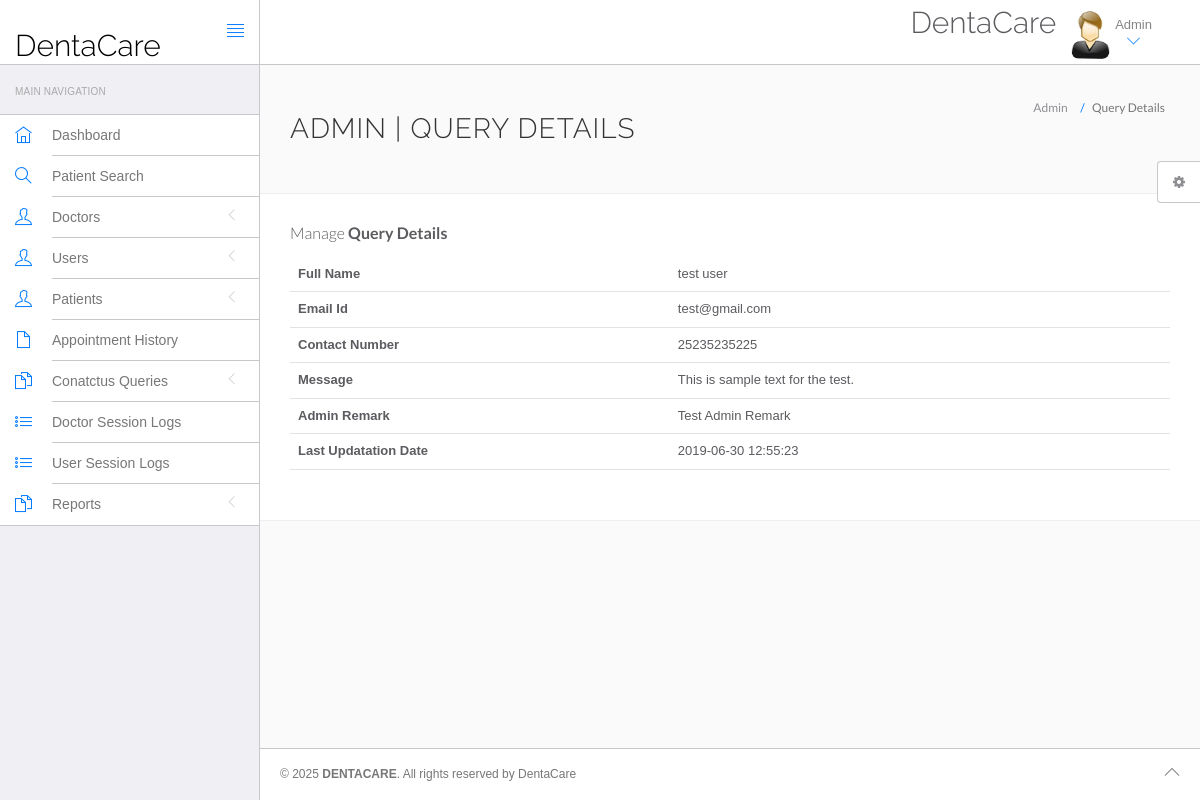
Page /hms/admin/query-details.php?id=1 (signed in) on the committed database.
### tables this page shows
CREATE TABLE `tblcontactus` (
  `id` int(11) NOT NULL,
  `fullname` varchar(255) DEFAULT NULL,
  `email` varchar(255) DEFAULT NULL,
  `contactno` varchar(11) DEFAULT NULL,
  `message` mediumtext DEFAULT NULL,
  `PostingDate` timestamp NULL DEFAULT current_timestamp(),
  `AdminRemark` mediumtext DEFAULT NULL,
  `LastupdationDate` timestamp NULL DEFAULT NULL ON UPDATE current_timestamp(),
  `IsRead` int(11) DEFAULT NULL
);

### hms/admin/query-details.php (the view, shortened to what this page needs)
<?php
include('include/config.php');
function sanitize_input($data) {
    return htmlspecialchars(stripslashes(trim($data)));
}
try {
?>
<!DOCTYPE html>
<html lang="en">
<head>
    <link rel="stylesheet" href="vendor/bootstrap/css/bootstrap.min.css">
    <link rel="stylesheet" href="vendor/fontawesome/css/font-awesome.min.css">
    <link rel="stylesheet" href="vendor/themify-icons/themify-icons.min.css">
    <link href="vendor/animate.css/animate.min.css" rel="stylesheet" media="screen">
    <link href="vendor/perfect-scrollbar/perfect-scrollbar.min.css" rel="stylesheet" media="screen">
    <link href="vendor/switchery/switchery.min.css" rel="stylesheet" media="screen">
    <link href="vendor/bootstrap-touchspin/jquery.bootstrap-touchspin.min.css" rel="stylesheet" media="screen">
    <link href="vendor/select2/select2.min.css" rel="stylesheet" media="screen">
    <link href="vendor/bootstrap-datepicker/bootstrap-datepicker3.standalone.min.css" rel="stylesheet" media="screen">
    <link href="vendor/bootstrap-timepicker/bootstrap-timepicker.min.css" rel="stylesheet" media="screen">
    <link rel="stylesheet" href="assets/css/styles.css">
    <link rel="stylesheet" href="assets/css/plugins.css">
    <link rel="stylesheet" href="assets/css/themes/theme-1.css" id="skin_color" />
    <link rel="stylesheet" href="https://cdn.jsdelivr.net/npm/sweetalert2@11/dist/sweetalert2.min.css">
</head>
<body>
    <div id="app">    <?php include('include/footer.php');?>
    <?php include('include/sidebar.php');?>
    <div class="app-content">
        <?php include('include/header.php');?>
        <div class="main-content" >
            <div class="wrap-content container" id="container">
                <section id="page-title">
                    <div class="row">
                        <div class="col-sm-8">
                            <h1 class="mainTitle">Admin | Query Details</h1>
                        </div>
                        <ol class="breadcrumb">
                            <li><span>Admin</span></li>
                            <li class="active"><span>Query Details</span></li>
                        </ol>
                    </div>
                </section>
                <div class="container-fluid container-fullw bg-white">
                    <div class="row">
                        <div class="col-md-12">
                            <h5 class="over-title margin-bottom-15">Manage <span class="text-bold">Query Details</span></h5>
                            <table class="table table-hover" id="sample-table-1">
                                <tbody>
                                    <?php
                                    $qid = intval($_GET['id']);
                                    $sql = mysqli_query($con, "select * from tblcontactus where id='$qid'");
                                    while($row = mysqli_fetch_array($sql))
                                    {
                                    ?>
                                    <tr>
                                        <th>Full Name</th>
                                        <td><?php echo sanitize_input($row['fullname']);?></td>
                                    </tr>
                                    <tr>
                                        <th>Email Id</th>
                                        <td><?php echo sanitize_input($row['email']);?></td>
                                    </tr>
                                    <tr>
                                        <th>Contact Number</th>
                                        <td><?php echo sanitize_input($row['contactno']);?></td>
                                    </tr>
                                    <tr>
                                        <th>Message</th>
                                        <td><?php echo sanitize_input($row['message']);?></td>
                                    </tr>
                                    <?php if($row['AdminRemark'] == ""){?>
                                    <form name="query" method="post">
                                        <tr>
                                            <th>Admin Remark</th>
                                            <td><textarea name="adminremark" class="form-control" required="true"></textarea></td>
                                        </tr>
                                        <tr>
                                            <td>&nbsp;</td>
                                            <td>
                                                <button type="submit" class="btn btn-primary pull-left" name="update">
                                                    Update <i class="fa fa-arrow-circle-right"></i>
                                                </button>
                                            </td>
                                        </tr>
                                    </form>
                                    <?php } else {?>
                                    <tr>
                                        <th>Admin Remark</th>
                                        <td><?php echo sanitize_input($row['AdminRemark']);?></td>
                                    </tr>
                                    <tr>
                                        <th>Last Updatation Date</th>
                                        <td><?php echo sanitize_input($row['LastupdationDate']);?></td>
                                    </tr>
                                    <?php }} ?>
                                </tbody>
                            </table>
                        </div>
                    </div>
                </div>
            </div>
        </div>
    </div>
    <?php include('include/setting.php');?>
    </div>
</body>
</html>
<?php
} catch (Exception $e) {
    error_log($e->getMessage());
    header("Location: error.php");
    exit();
}
?>

### hms/admin/assets/css/themes/theme-1.css (style rules this page uses)
body { background: #FAFAFA; }

### rows in the picture
tblcontactus: fullname "test user", email "test@gmail.com", contactno "25235235225", message "This is sample text for the test.", AdminRemark "Test Admin Remark", LastupdationDate "2019-06-30 12:55:23"
